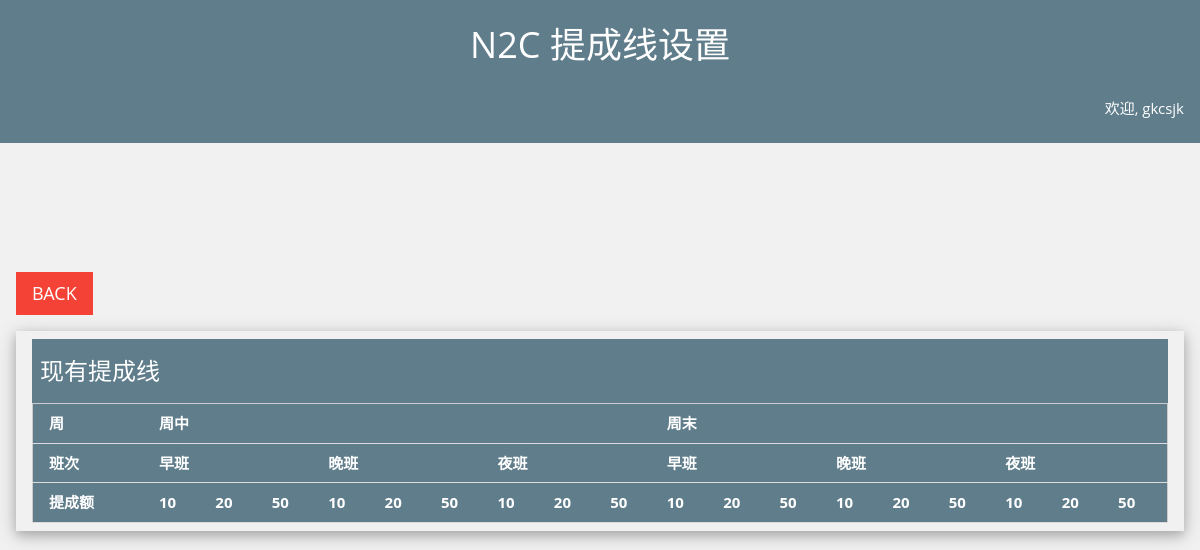
The page /setthreshold (signed in) on the database as committed earlier.
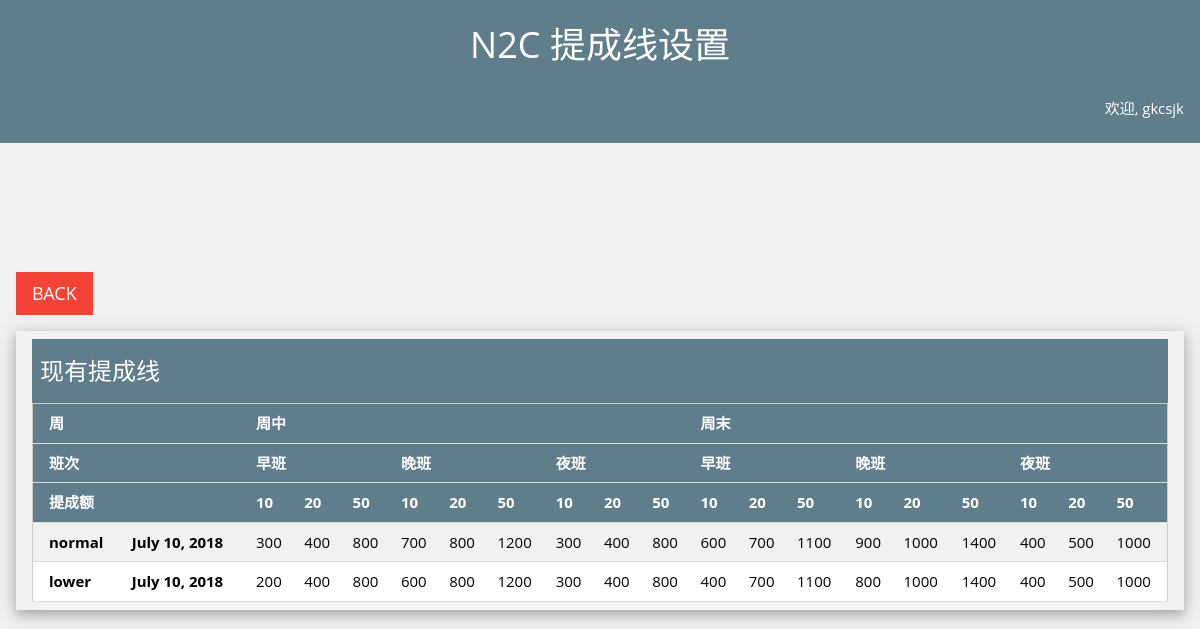
The same page on the database as committed later.
### n2cshiftapp/models.py (models this page shows)
class Threshold(models.Model):
    threshold_name = models.CharField(primary_key=True, max_length=20)
    create_time = models.DateField(default=date.today)
    is_active = models.BooleanField(default=False)
    wks_m_10 = models.DecimalField(max_digits=4, decimal_places=0)
    wks_m_20 = models.DecimalField(max_digits=4, decimal_places=0)
    wks_m_50 = models.DecimalField(max_digits=4, decimal_places=0)
    wks_d_10 = models.DecimalField(max_digits=4, decimal_places=0)
    wks_d_20 = models.DecimalField(max_digits=4, decimal_places=0)
    wks_d_50 = models.DecimalField(max_digits=4, decimal_places=0)
    wks_n_10 = models.DecimalField(max_digits=4, decimal_places=0)
    wks_n_20 = models.DecimalField(max_digits=4, decimal_places=0)
    wks_n_50 = models.DecimalField(max_digits=4, decimal_places=0)
    wkd_m_10 = models.DecimalField(max_digits=4, decimal_places=0)
    wkd_m_20 = models.DecimalField(max_digits=4, decimal_places=0)
    wkd_m_50 = models.DecimalField(max_digits=4, decimal_places=0)
    wkd_d_10 = models.DecimalField(max_digits=4, decimal_places=0)
    wkd_d_20 = models.DecimalField(max_digits=4, decimal_places=0)
    wkd_d_50 = models.DecimalField(max_digits=4, decimal_places=0)
    wkd_n_10 = models.DecimalField(max_digits=4, decimal_places=0)
    wkd_n_20 = models.DecimalField(max_digits=4, decimal_places=0)
    wkd_n_50 = models.DecimalField(max_digits=4, decimal_places=0)

### n2cshiftapp/views.py (the view)
# urls.py: url(r'setthreshold', views.set_threshold, name='setthreshold'),
def set_threshold(request):
    if not request.user.is_authenticated:
        return redirect('login')
    if not request.user.is_staff:
        return redirect('profile')
    results = Threshold.objects.order_by('create_time')
    if request.method == 'GET':
        return render(request, 'threshold.html', {
            'user': request.user.username,
            'result': results,
        })

### template/threshold.html (shortened to what this page needs)
<!DOCTYPE html>
{% load staticfiles %}
<html lang="en">
<head>
    <link rel="stylesheet" href="{% static 'w3.css' %}">
</head>
<body class="w3-light-gray">
<div class="w3-container w3-top w3-blue-gray w3-cell-row w3-padding w3-center">
  <h1>N2C 提成线设置</h1>
  <p class="w3-right">欢迎, {{ user }}</p>
</div>
<div class="w3-container w3-section w3-cell-row">
    <a class="w3-button w3-large w3-red" href="/">BACK</a>
</div>
<div class="w3-card-4 w3-margin w3-padding">
    <div class="w3-blue-grey w3-padding-small">
            <h3>现有提成线</h3>
    </div>
    <table class="w3-table-all">
        <col>
        <colgroup span="9"></colgroup>
        <colgroup span="9"></colgroup>
        <tr class="w3-blue-gray">
            <th colspan="2">周</th>
            <th colspan="9" scope="colgroup">周中</th>
            <th colspan="9" scope="colgroup">周末</th>
        </tr>
        <tr class="w3-blue-gray">
            <th colspan="2">班次</th>
            <th colspan="3" scope="colgroup">早班</th>
            <th colspan="3" scope="colgroup">晚班</th>
            <th colspan="3" scope="colgroup">夜班</th>
            <th colspan="3" scope="colgroup">早班</th>
            <th colspan="3" scope="colgroup">晚班</th>
            <th colspan="3" scope="colgroup">夜班</th>
        </tr>
        <tr class="w3-blue-gray">
            <th colspan="2">提成额</th>
            <th scope="col">10</th>
            <th scope="col">20</th>
            <th scope="col">50</th>
            <th scope="col">10</th>
            <th scope="col">20</th>
            <th scope="col">50</th>
            <th scope="col">10</th>
            <th scope="col">20</th>
            <th scope="col">50</th>
            <th scope="col">10</th>
            <th scope="col">20</th>
            <th scope="col">50</th>
            <th scope="col">10</th>
            <th scope="col">20</th>
            <th scope="col">50</th>
            <th scope="col">10</th>
            <th scope="col">20</th>
            <th scope="col">50</th>
        </tr>
        {% for item in result %}
            <tr>
                <th scope="row">{{ item.threshold_name }}</th>
                <th scope="row">{{ item.create_time }}</th>
                <td>{{ item.wks_m_10 }}</td>
                <td>{{ item.wks_m_20 }}</td>
                <td>{{ item.wks_m_50 }}</td>
                <td>{{ item.wks_d_10 }}</td>
                <td>{{ item.wks_d_20 }}</td>
                <td>{{ item.wks_d_50 }}</td>
                <td>{{ item.wks_n_10 }}</td>
                <td>{{ item.wks_n_20 }}</td>
                <td>{{ item.wks_n_50 }}</td>
                <td>{{ item.wkd_m_10 }}</td>
                <td>{{ item.wkd_m_20 }}</td>
                <td>{{ item.wkd_m_50 }}</td>
                <td>{{ item.wkd_d_10 }}</td>
                <td>{{ item.wkd_d_20 }}</td>
                <td>{{ item.wkd_d_50 }}</td>
                <td>{{ item.wkd_n_10 }}</td>
                <td>{{ item.wkd_n_20 }}</td>
                <td>{{ item.wkd_n_50 }}</td>
            </tr>
        {% endfor %}
    </table>
</div>
</body>
</html>

### n2cshiftapp/static/w3.css (style rules this page uses)
*,*:before,*:after { box-sizing:inherit }
html { -ms-text-size-adjust:100%;-webkit-text-size-adjust:100% }
body { margin:0 }
a { background-color:transparent;-webkit-text-decoration-skip:objects }
html,body { font-family:Verdana,sans-serif;font-size:15px;line-height:1.5 }
html { overflow-x:hidden }
h1 { font-size:36px }
h3 { font-size:24px }
h1,h2,h3,h4,h5,h6 { font-family:"Segoe UI",Arial,sans-serif;font-weight:400;margin:10px 0 }
a { color:inherit }
.w3-table,.w3-table-all { border-collapse:collapse;border-spacing:0;width:100%;display:table }
.w3-table-all { border:1px solid #ccc }
.w3-bordered tr,.w3-table-all tr { border-bottom:1px solid #ddd }
.w3-table-all tr:nth-child(odd) { background-color:#fff }
.w3-table-all tr:nth-child(even) { background-color:#f1f1f1 }
.w3-table td,.w3-table th,.w3-table-all td,.w3-table-all th { padding:8px 8px;display:table-cell;text-align:left;vertical-align:top }
.w3-table th:first-child,.w3-table td:first-child,.w3-table-all th:first-child,.w3-table-all td:first-child { padding-left:16px }
.w3-btn,.w3-button { border:none;display:inline-block;outline:0;padding:8px 16px;vertical-align:middle;overflow:hidden;text-decoration:none;color:inherit;background-color:inherit;text-align:center;cursor:pointer;white-space:nowrap }
.w3-btn,.w3-button { -webkit-touch-callout:none;-webkit-user-select:none;-khtml-user-select:none;-moz-user-select:none;-ms-user-select:none;user-select:none }
.w3-container:after,.w3-container:before,.w3-panel:after,.w3-panel:before,.w3-row:after,.w3-row:before,.w3-row-padding:after,.w3-row-padding:before, .w3-cell-row:before,.w3-cell-row:after,.w3-clear:after,.w3-clear:before,.w3-bar:before,.w3-bar:after { content:"";display:table;clear:both }
.w3-cell-row { display:table;width:100% }
.w3-top,.w3-bottom { position:fixed;width:100%;z-index:1 }
.w3-top { top:0 }
.w3-container,.w3-panel { padding:0.01em 16px }
.w3-card-4,.w3-hover-shadow:hover { box-shadow:0 4px 10px 0 rgba(0,0,0,0.2),0 4px 20px 0 rgba(0,0,0,0.19) }
.w3-large { font-size:18px!important }
.w3-center { text-align:center!important }
.w3-section,.w3-code { margin-top:16px!important;margin-bottom:16px!important }
.w3-margin { margin:16px!important }
.w3-padding-small { padding:4px 8px!important }
.w3-padding { padding:8px 16px!important }
.w3-right { float:right!important }
.w3-blue-grey,.w3-hover-blue-grey:hover,.w3-blue-gray,.w3-hover-blue-gray:hover { color:#fff!important;background-color:#607d8b!important }
.w3-red,.w3-hover-red:hover { color:#fff!important;background-color:#f44336!important }
.w3-light-grey,.w3-hover-light-grey:hover,.w3-light-gray,.w3-hover-light-gray:hover { color:#000!important;background-color:#f1f1f1!important }

### template/threshold.html (style rules this page uses)
html, body, h1, h2, h3, h4, h5, h6, p { font-family: 'Open Sans', sans-serif, "Microsoft YaHei", "微软雅黑", STXihei, "华文细黑", serif; }

Rows that differ between the two databases and show on the page:
added Threshold: threshold_name "normal", create_time "July 10, 2018", wks_m_10 "300", wks_m_20 "400", wks_m_50 "800", wks_d_10 "700", wks_d_20 "800", wks_d_50 "1200", wks_n_10 "300", wks_n_20 "400", wks_n_50 "800", wkd_m_10 "600", wkd_m_20 "700", wkd_m_50 "1100", wkd_d_10 "900", wkd_d_20 "1000", wkd_d_50 "1400", wkd_n_10 "400", wkd_n_20 "500", wkd_n_50 "1000"
added Threshold: threshold_name "lower", create_time "July 10, 2018", wks_m_10 "200", wks_m_20 "400", wks_m_50 "800", wks_d_10 "600", wks_d_20 "800", wks_d_50 "1200", wks_n_10 "300", wks_n_20 "400", wks_n_50 "800", wkd_m_10 "400", wkd_m_20 "700", wkd_m_50 "1100", wkd_d_10 "800", wkd_d_20 "1000", wkd_d_50 "1400", wkd_n_10 "400", wkd_n_20 "500", wkd_n_50 "1000"
